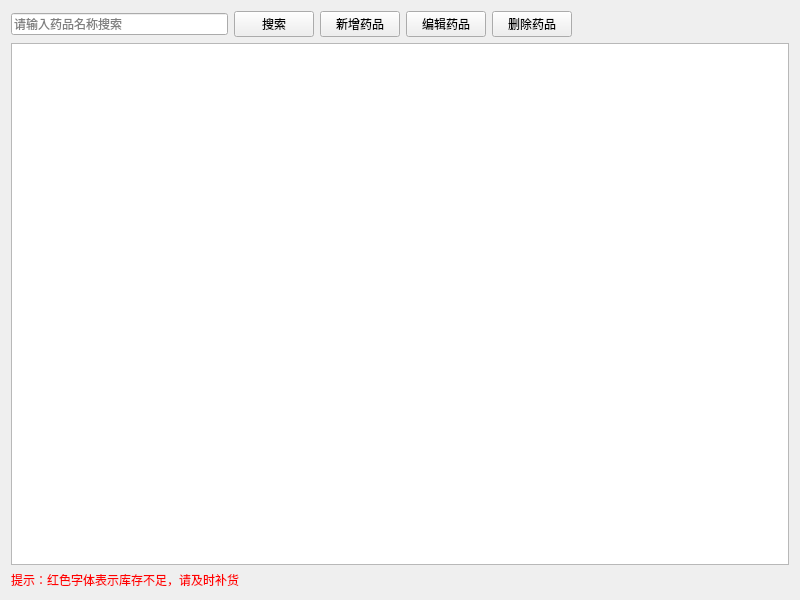
<?xml version="1.0" encoding="UTF-8"?>
<ui version="4.0">
 <class>MedicineView</class>
 <widget class="QWidget" name="MedicineView">
  <property name="geometry">
   <rect>
    <x>0</x>
    <y>0</y>
    <width>800</width>
    <height>600</height>
   </rect>
  </property>
  <property name="windowTitle">
   <string>药品管理</string>
  </property>
  <layout class="QVBoxLayout" name="verticalLayout">
   <item>
    <layout class="QHBoxLayout" name="horizontalLayout">
     <item>
      <widget class="QLineEdit" name="tstSearch">
       <property name="placeholderText">
        <string>请输入药品名称搜索</string>
       </property>
      </widget>
     </item>
     <item>
      <widget class="QPushButton" name="btSearch">
       <property name="text">
        <string>搜索</string>
       </property>
      </widget>
     </item>
     <item>
      <widget class="QPushButton" name="btAdd">
       <property name="text">
        <string>新增药品</string>
       </property>
      </widget>
     </item>
     <item>
      <widget class="QPushButton" name="btEdit">
       <property name="text">
        <string>编辑药品</string>
       </property>
      </widget>
     </item>
     <item>
      <widget class="QPushButton" name="btDelete">
       <property name="text">
        <string>删除药品</string>
       </property>
      </widget>
     </item>
     <item>
      <spacer name="horizontalSpacer">
       <property name="orientation">
        <enum>Qt::Orientation::Horizontal</enum>
       </property>
       <property name="sizeHint" stdset="0">
        <size>
         <width>40</width>
         <height>20</height>
        </size>
       </property>
      </spacer>
     </item>
    </layout>
   </item>
   <item>
    <widget class="QTableView" name="tableView"/>
   </item>
   <item>
    <widget class="QLabel" name="lblStatus">
     <property name="styleSheet">
      <string notr="true">color: red;</string>
     </property>
     <property name="text">
      <string>提示：红色字体表示库存不足，请及时补货</string>
     </property>
    </widget>
   </item>
  </layout>
 </widget>
 <resources/>
 <connections/>
</ui>
